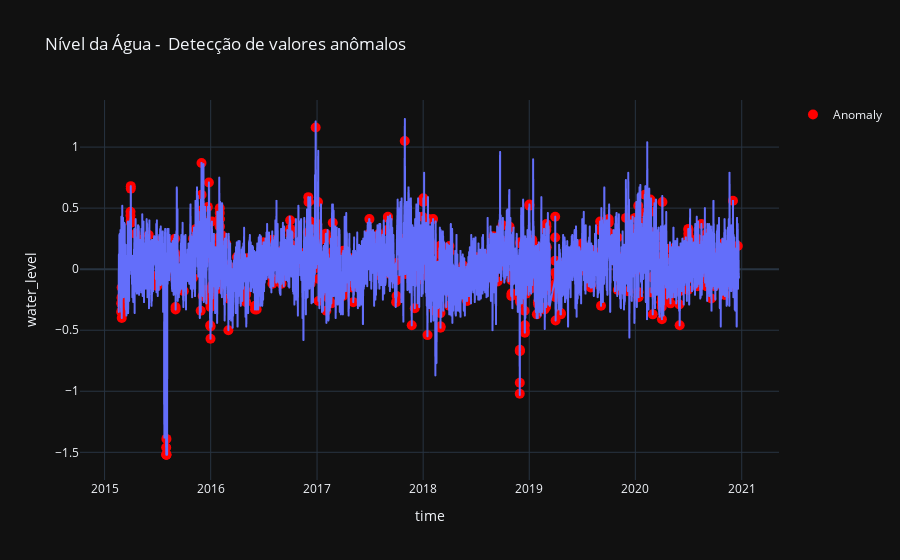

Here is the notebook cell this chart was saved with:
### Code cell
# Plotando o gráfico com os valores anômalos
import plotly.graph_objects as go
import plotly.express as px
# plot value on y-axis and date on x-axis
fig = px.line(iforest_results, x=iforest_results.index, y="water_level", title='Nível da Água -  Detecção de valores anômalos', template = 'plotly_dark')
# create list of outlier_dates
outlier_dates = iforest_results[iforest_results['Anomaly'] == 1].index
# obtain y value of anomalies to plot
y_values = [iforest_results.loc[i]['water_level'] for i in outlier_dates]
fig.add_trace(go.Scatter(x=outlier_dates, y=y_values, mode = 'markers', 
                name = 'Anomaly', 
                marker=dict(color='red',size=10)))
        
fig.show()

### Figure 1 — Plotly figure (JSON) as saved in the notebook; plotly's stock layout.template omitted (floating-point values rounded to 4 significant figures; data arrays with more than 128 entries replaced by an {"elided": "..."} marker saying what was removed)
{"data": [{"hovertemplate": "time=%{x}<br>water_level=%{y}<extra></extra>", "legendgroup": "", "line": {"color": "#636efa", "dash": "solid"}, "marker": {"symbol": "circle"}, "mode": "lines", "name": "", "showlegend": false, "type": "scattergl", "x": {"elided": "6000 str values"}, "xaxis": "x", "y": {"elided": "6000 float values"}, "yaxis": "y"}, {"marker": {"color": "red", "size": 10}, "mode": "markers", "name": "Anomaly", "type": "scatter", "x": {"elided": "600 str values"}, "y": {"elided": "600 float values"}}], "layout": {"legend": {"tracegroupgap": 0}, "title": {"text": "Nível da Água -  Detecção de valores anômalos"}, "xaxis": {"anchor": "y", "domain": [0, 1], "title": {"text": "time"}}, "yaxis": {"anchor": "x", "domain": [0, 1], "title": {"text": "water_level"}}}}
